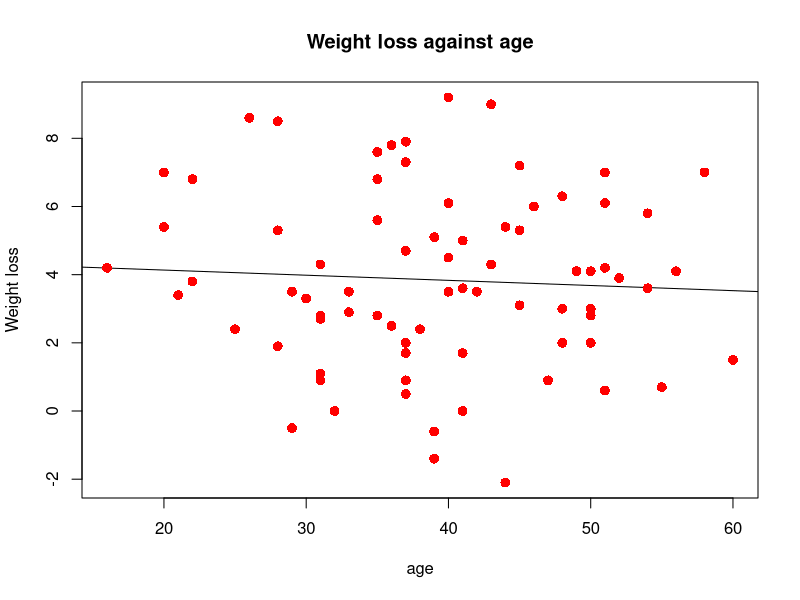

Source code (R):
#part6
#task5

library('dplyr')
library('ggplot2')
library('ggpubr')
library('tidyverse')
library('reshape2')
#4.1 use read.table to read in data
dietdata=read.table("diet.csv", header = TRUE, sep = ",")

#check data for variables and formatting
#print (head(dietdata))
#print(summary(dietdata))
#@print(summary.aov(dietdata))

#assign df$fields to variables to make things a bit easier to code
weight_loss<-dietdata$delta_weight
age <- dietdata$Age
height <- dietdata$Height
old_weight <- dietdata$pre.weight
diet<-dietdata$Diet 

weight.data <- data.frame (
  weight_loss,
  age,
  height,
  old_weight,
  diet
)
  

#6 - linear regression - 
#6.1 Run a similar linear regression on your correlations from 5
weight.reg <- lm(formula = weight_loss ~ age, data = weight.data)
summary(weight.reg)
plot(age, weight_loss, pch = 16, cex = 1.3, col = "red", main = "Weight loss against age", abline(4.43570, -0.01509), xlab = "age", ylab = "Weight loss")

print(weight.reg)

#6.2 Compare results

#6.3 When do you use regression?  Correlation?

#6.4 Plot results

